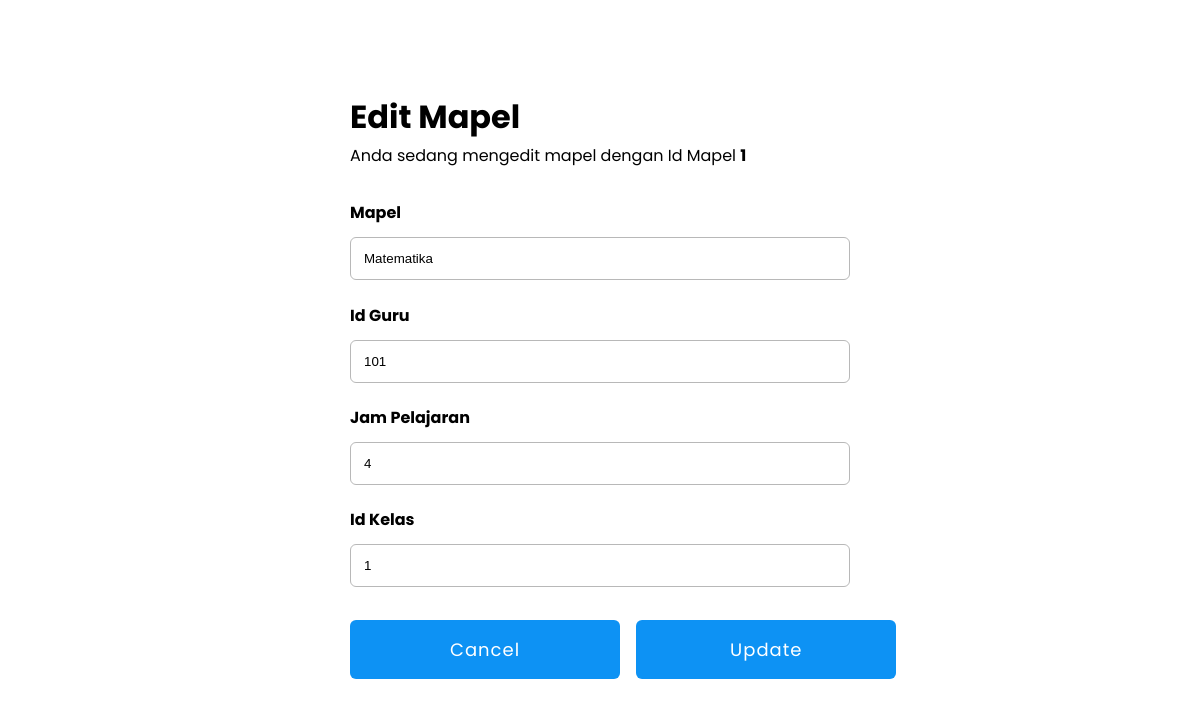
The app's page /mapel/edit-mapel.php?id=1 with its own data.
### tables this page shows
CREATE TABLE `mapel` (
  `Id_mapel` int NOT NULL,
  `Nama_mapel` varchar(100) NOT NULL,
  `Id_guru` int NOT NULL,
  `Jumlah_jam` int NOT NULL,
  `Id_kelas` int NOT NULL
);

### mapel/edit-mapel.php (the view, shortened to what this page needs)
<?php
include "../connect.php";
$nis = $_GET['id'];
$query = "SELECT * FROM mapel WHERE Id_mapel='$nis'";
$result = mysqli_query($conn, $query);
$row = mysqli_fetch_assoc($result);
?>
<link rel="stylesheet" href="../css/edit.css">
<form method="post" action="">
    <div class="head">
            <h1>Edit Mapel</h1>
            <p>Anda sedang mengedit mapel dengan Id Mapel <b><?php echo $row['Id_mapel']; ?></b></p>
        </div>
    <label>Mapel <input type="text" name="nama" value="<?php echo $row['Nama_mapel']; ?>"></label><br>
    <label>Id Guru <input type="number" name="telp" value="<?php echo $row['Id_guru']; ?>"></label><br>
    <label>Jam Pelajaran <input type="number" name="ttl" value="<?php echo $row['Jumlah_jam']; ?>"></label><br>
    <label>Id Kelas <input type="number" name="alamat" value="<?php echo $row['Id_kelas']; ?>"></label><br>
    <div class="buton">
            <a href="mapel.php">Cancel</a>
            <input type="submit" value="Update">
        </div>
</form>

### css/edit.css (style rules this page uses)
h1 { font-size: 2rem; line-height: 10px; }
p { margin-bottom: px; }
.head { margin-bottom: 2rem; }
form { padding: 40px; width: 100%; max-width: 500px; display: block; }
label { margin-bottom: 15rem; font-weight: bold; }
input[type="text"] { width: 500px; padding: 13px; margin: 12px 0px; border-radius: 6px; margin-bottom: 1.4rem; border: 1px solid #b8b8b8; }
input[type="number"] { width: 500px; padding: 13px; margin: 12px 0px; border-radius: 6px; margin-bottom: 1.4rem; border: 1px solid #b8b8b8; }
input[type="submit"] { font-family: Poppins, 'Segoe UI', Tahoma, Geneva, Verdana, sans-serif; background-color: #0D92F4; color: white; border: none; float: right; padding: 15px 94px ; cursor: pointer; border-radius: 6px; font-size: 18px; letter-spacing: 1px; transition: all 0.3s ease-in-out; }
.buton { display: flex; margin-top: 10px; margin-bottom: 15px; width: 105%; }
.buton a { float: left; background-color: #0D92F4; margin-right: 1rem; text-decoration: none; color: white; border: none; padding: 16px 100px; cursor: pointer; border-radius: 6px; font-size: 18px; letter-spacing: 1px; transition: all 0.3s ease-in-out; }

### records on screen
mapel: Id_mapel "1", nama "Matematika", telp "101", ttl "4", alamat "1"
